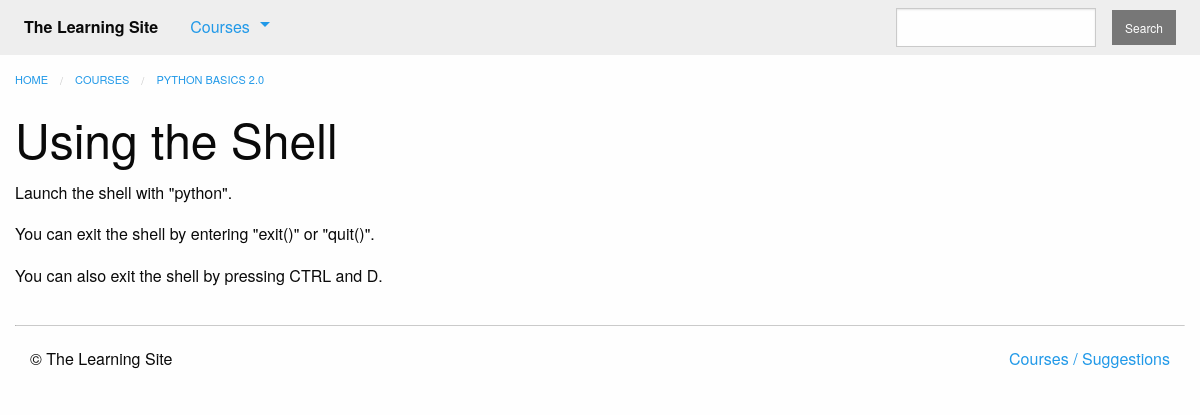
/courses/1/t2/, run on an earlier commit of the app's database.
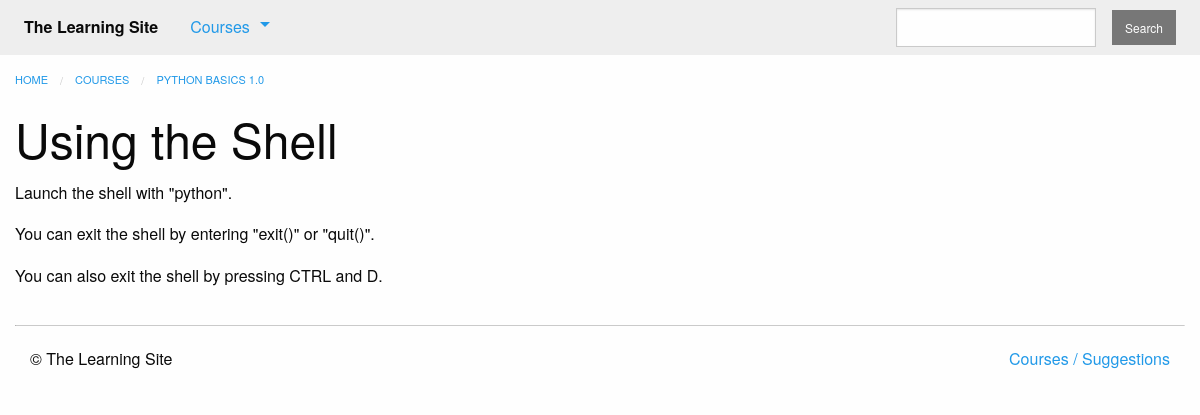
And on a later commit of the database.
### courses/models.py (models this page shows, shortened)
class Step(models.Model):
    title = models.CharField(max_length=255)
    description = models.TextField()
    order = models.IntegerField(default=0)
    course = models.ForeignKey(Course, on_delete=models.CASCADE)
    class Meta:
        abstract = True
        ordering = ['order', ]

class Text(Step):
    content = models.TextField(blank=True, default='')

class Course(models.Model):
    created_at = models.DateTimeField(auto_now_add=True)
    title = models.CharField(max_length=255)
    description = models.TextField()
    teacher = models.ForeignKey(User, on_delete=models.CASCADE)
    subject = models.CharField(default='', max_length=100)
    published = models.BooleanField(default=False)

### courses/views.py (the view)
# urls.py: path('<int:course_pk>/t<int:step_pk>/', views.text_detail, name='text'),
def text_detail(request, course_pk, step_pk):
    step = get_object_or_404(models.Text, course_id=course_pk, pk=step_pk, course__published=True)
    return render(request, 'courses/text_detail.html', {'step': step})

### courses/templatetags/course_extras.py (called while the page is built)
@register.inclusion_tag('courses/course_nav.html')
def nav_courses_list():
    courses = Course.objects.filter(published=True)[:5]
    return {'courses': courses}

@register.filter('markdown_to_html')
def markdown_to_html(markdown_text):
    html_body = markdown2.markdown(markdown_text)
    return mark_safe(html_body)

### courses/templates/courses/text_detail.html (shortened to what this page needs)
{% extends "courses/layout.html" %}
{% load course_extras %}
{% block breadcrumbs %}
    <li><a href="{% url 'courses:detail' pk=step.course.pk %}">{{ step.course.title }}</a></li>
{% endblock %}
{% block content %}
    <div class="row columns">
        <article>
            {{ block.super }}
            <h1>{{ step.title }}</h1>
            {{ step.content|markdown_to_html }}
        </article>
    </div>
{% endblock %}

What changed in the data, as far as the page shows it:
changed through a linked row, Text "Using the Shell": course "PYTHON BASICS 2.0" → "PYTHON BASICS 1.0"
